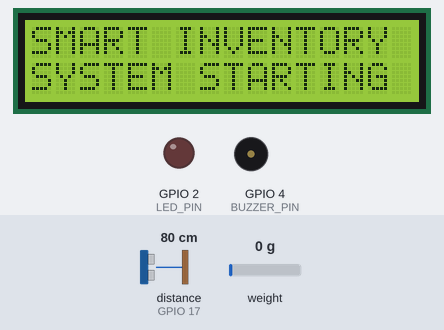
A sketch run on a simulated ESP32. On the bench: 16×2 character LCD, output pins drawn as LEDs (lit = HIGH), buzzer (waves = sounding, pin HIGH). Wiring (from diagram.json): ultrasonic range finder: trigger GPIO 5; echo GPIO 17. The inputs (shaded band) are chosen by the test bench; at power-on: weight on the scale 0 g, distance to the obstacle (sensor on GPIO 17) 80 cm. The echo pulse lasts 58.3 µs per cm; pins used as bus, display or sensor lines are not drawn; what the sketch prints to the serial monitor is not drawn.

Above: at 1.1 s.
At 4.2 s:
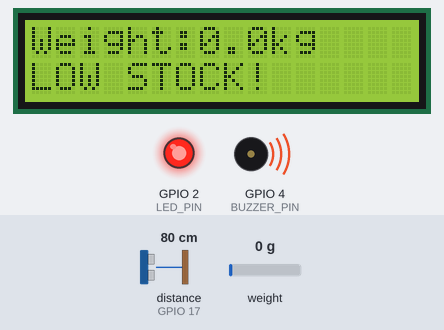
4.3 s: weight on the scale set to 100 g
At 6.3 s:
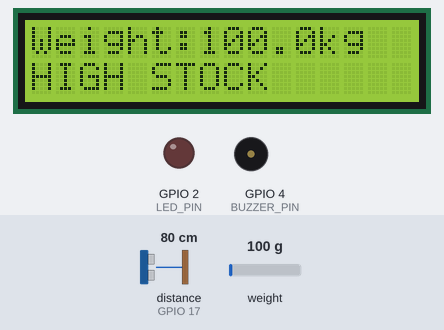
6.6 s: weight on the scale set to 1250 g
At 7.4 s:
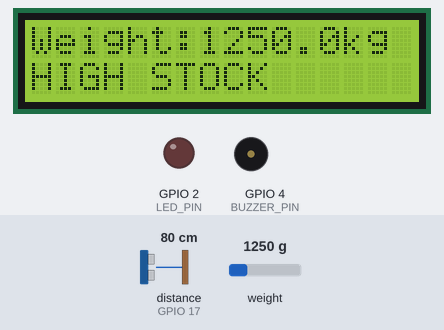
8.6 s: weight on the scale set to 2500 g
At 10.9 s:
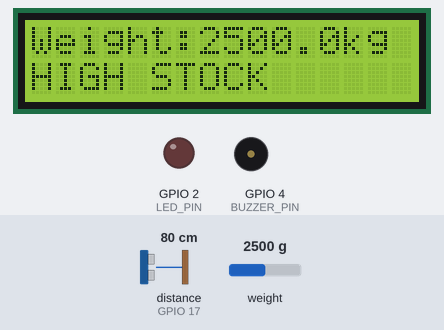
Timing chart, 0 to 12.4 s (numbered marks = the images above; inputs shaded):
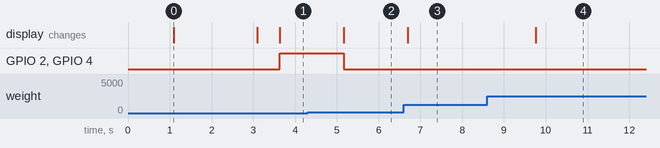

The sketch:

Sketch.ino
```cpp
#include <Wire.h>
#include <LiquidCrystal_I2C.h>
#include "HX711.h"

// ---------- LCD ----------
LiquidCrystal_I2C lcd(0x27, 16, 2);

// ---------- HX711 ----------
HX711 scale;

#define HX_DT 18
#define HX_SCK 19

// ---------- Ultrasonic ----------
#define TRIG_PIN 5
#define ECHO_PIN 17

// ---------- Alert ----------
#define LED_PIN 2
#define BUZZER_PIN 4

// ---------- Stock Limits ----------
#define LOW_LIMIT 5.0
#define HIGH_LIMIT 5.1

void setup() {

  Serial.begin(115200);

  // LCD
  Wire.begin(21, 22);
  lcd.init();
  lcd.backlight();

  // HX711
  scale.begin(HX_DT, HX_SCK);

  // Wokwi 50 kg Load Cell
  scale.set_scale(420.0);
  scale.tare();

  // Ultrasonic
  pinMode(TRIG_PIN, OUTPUT);
  pinMode(ECHO_PIN, INPUT);

  // LED and Buzzer
  pinMode(LED_PIN, OUTPUT);
  pinMode(BUZZER_PIN, OUTPUT);

  digitalWrite(LED_PIN, LOW);
  digitalWrite(BUZZER_PIN, LOW);

  // Starting Screen
  lcd.clear();
  lcd.setCursor(0, 0);
  lcd.print("SMART INVENTORY");
  lcd.setCursor(0, 1);
  lcd.print("SYSTEM STARTING");

  delay(2000);
  lcd.clear();
}

void loop() {

  // ---------- Read Weight ----------
  float weight = scale.get_units(5);

  if (weight < 0) {
    weight = 0;
  }

  // ---------- Read Distance ----------
  digitalWrite(TRIG_PIN, LOW);
  delayMicroseconds(2);

  digitalWrite(TRIG_PIN, HIGH);
  delayMicroseconds(10);

  digitalWrite(TRIG_PIN, LOW);

  long duration = pulseIn(ECHO_PIN, HIGH, 30000);

  float distance = duration / 58.0;

  // ---------- LCD Display ----------
  lcd.clear();

  lcd.setCursor(0, 0);
  lcd.print("Weight:");
  lcd.print(weight, 1);
  lcd.print("kg");

  // ---------- Stock Classification ----------

  if (weight < LOW_LIMIT) {

    // LOW STOCK
    lcd.setCursor(0, 1);
    lcd.print("LOW STOCK!");

    digitalWrite(LED_PIN, HIGH);
    digitalWrite(BUZZER_PIN, HIGH);

    Serial.println("STATUS: LOW STOCK");

  }

  else if (weight <= HIGH_LIMIT) {

    // NORMAL STOCK
    lcd.setCursor(0, 1);
    lcd.print("NORMAL STOCK");

    digitalWrite(LED_PIN, LOW);
    digitalWrite(BUZZER_PIN, LOW);

    Serial.println("STATUS: NORMAL STOCK");

  }

  else {

    // HIGH STOCK
    lcd.setCursor(0, 1);
    lcd.print("HIGH STOCK");

    digitalWrite(LED_PIN, LOW);
    digitalWrite(BUZZER_PIN, LOW);

    Serial.println("STATUS: HIGH STOCK");
  }

  // ---------- Serial Monitor ----------

  Serial.print("Weight: ");
  Serial.print(weight, 2);

  Serial.print(" kg | Distance: ");
  Serial.print(distance, 1);

  Serial.println(" cm");

  delay(1000);
}
```

Measured:
- after the input at 4.3 s, GPIO 2 (LED_PIN), GPIO 4 (BUZZER_PIN): HIGH → LOW after 0.86 s; the display: changes after 0.86 s (image 2)
- after the input at 6.6 s, the display: changes after 0.09 s (image 3)
- after the input at 8.6 s, the display: changes after 1.2 s (image 4)
- what the display in image 0 shows lasts 2.0 s, from 1.1 s to 3.1 s
